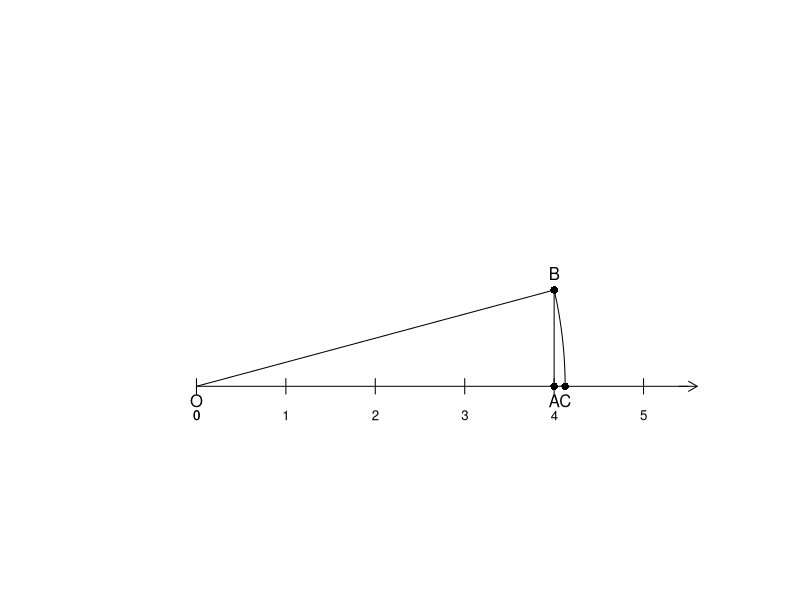

Write R code to recreate this figure. (Note: this script raises an error after producing the figure.)
setwd("C:/Users/18904/Github/junior-mathematics/codes")

plot99_1 = function(){
  plot(0,0,xlim=c(-1,6),ylim=c(-1,3),type="n",axes=FALSE,xlab="",ylab="")
  segments(0,0,5.5,0,lty=1)
  arrows(5.4,0,5.6,0,length=0.1,lty=1)
  for(i in 0:5){ segments(i,-0.08,i,0.08,lty=1); text(i,-0.3,i,cex=0.8) }
  text(0,-0.3,"0",cex=0.8)
  segments(4,0,4,1,lty=1)
  segments(0,0,4,1,lty=1)
  points(4,0,pch=16); points(4,1,pch=16)
  text(4,0,"A",pos=1); text(4,1,"B",pos=3); text(0,0,"O",pos=1)
  r=sqrt(17)
  ang=seq(atan2(1,4),0,length=60)
  lines(r*cos(ang), r*sin(ang), lty=1)
  points(r,0,pch=16); text(r,0,"C",pos=1)
}
cairo_pdf("../figures/week99-1.pdf", width=4, height=4, family="sans")
plot99_1(); dev.off()
svglite::svglite("../figures/week99-1.svg", width=4, height=4)
plot99_1(); dev.off()
